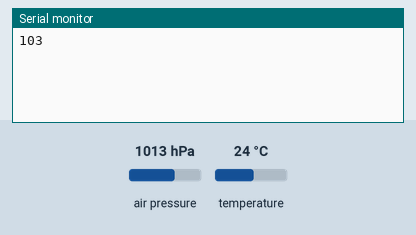
Simulated run of this sketch. Board: Arduino Uno, built with avr-gcc and run on an emulated ATmega328P. Shown: the last lines printed to the serial monitor. Wiring (inferred from the names in the program): BMP180 pressure sensor at I2C address 0x77. The test bench sets the inputs (shaded band); at power-on: air pressure 1013 hPa, temperature 24 °C.

Above: at 1.2 s.
1.3 s: air pressure set to 952 hPa
At 3.1 s:
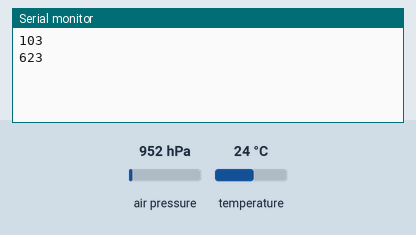
3.2 s: air pressure set to 975 hPa
At 6.4 s:
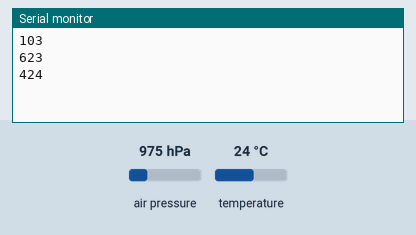
Timing chart, 0 to 7.9 s (numbered marks = the images above; inputs shaded):
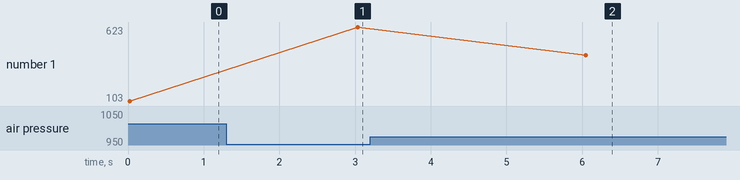

Measured:
- after the input at 1.3 s, the serial monitor: prints a new line after 1.7 s (image 1)
- after the input at 3.2 s, the serial monitor: prints a new line after 2.8 s (image 2)
- plotted number 1: 103 → 623 after the input at 1.3 s, 623 → 424 after the input at 3.2 s

The sketch:

Height_Demo.ino
```cpp
//Arduino 1.0+ Only

/*Based largely on code by  Jim Lindblom

 Get pressure, altitude, and temperature from the BMP085.
 Serial.print it out at 9600 baud to serial monitor.
 */

#include <Wire.h>

#define BMP085_ADDRESS 0x77  // I2C address of BMP085

/*
 * Configure
 */
const int BASE_HEIGHT=100;
// Time Interval
const int TIME_INTERVAL=3000;
// Unit Name Export Flag
const boolean UNIT_NAME_EXPORT_FLAG=false;
const boolean EXPLAIN_EXPORT_FLAG=false;
const String EXPLAIN="Altitude: ";


const unsigned char OSS = 0;  // Oversampling Setting

// Calibration values
int ac1;
int ac2;
int ac3;
unsigned int ac4;
unsigned int ac5;
unsigned int ac6;
int b1;
int b2;
int mb;
int mc;
int md;

// b5 is calculated in bmp085GetTemperature(...), this variable is also used in bmp085GetPressure(...)
// so ...Temperature(...) must be called before ...Pressure(...).
long b5;

void setup(){
  Serial.begin(9600);
  Wire.begin();
  bmp085Calibration();
}

void loop()
{
  exportHeight();
}
int exportHeight(){
  float pressure = bmp085GetPressure(bmp085ReadUP(),bmp085ReadUT());
  float altitude = calcAltitude(pressure); //Uncompensated caculation - in Meters

//  Serial.print("Altitude: ");
//  Serial.print(altitude, 2); //display 2 decimal places
//  Serial.println(" M");

  if(EXPLAIN_EXPORT_FLAG){
    Serial.print(EXPLAIN);
  }

  altitude=ceil(altitude+BASE_HEIGHT);
  Serial.print(altitude,0);
  if(UNIT_NAME_EXPORT_FLAG){
    Serial.println(" M");
  }else{
    Serial.println();
  }
  delay(TIME_INTERVAL); //wait a second and get values again.
  return altitude;
}

// Stores all of the bmp085's calibration values into global variables
// Calibration values are required to calculate temp and pressure
// This function should be called at the beginning of the program
void bmp085Calibration()
{
  ac1 = bmp085ReadInt(0xAA);
  ac2 = bmp085ReadInt(0xAC);
  ac3 = bmp085ReadInt(0xAE);
  ac4 = bmp085ReadInt(0xB0);
  ac5 = bmp085ReadInt(0xB2);
  ac6 = bmp085ReadInt(0xB4);
  b1 = bmp085ReadInt(0xB6);
  b2 = bmp085ReadInt(0xB8);
  mb = bmp085ReadInt(0xBA);
  mc = bmp085ReadInt(0xBC);
  md = bmp085ReadInt(0xBE);
}

// Calculate pressure given up
// calibration values must be known
// b5 is also required so bmp085GetTemperature(...) must be called first.
// Value returned will be pressure in units of Pa.
long bmp085GetPressure(unsigned long up,unsigned int ut){
  long x1, x2, x3, b3, b6, p;
  unsigned long b4, b7;
  //long x1, x2;

  x1 = (((long)ut - (long)ac6)*(long)ac5) >> 15;
  x2 = ((long)mc << 11)/(x1 + md);
  b5 = x1 + x2;

  b6 = b5 - 4000;
  // Calculate B3
  x1 = (b2 * (b6 * b6)>>12)>>11;
  x2 = (ac2 * b6)>>11;
  x3 = x1 + x2;
  b3 = (((((long)ac1)*4 + x3)<<OSS) + 2)>>2;

  // Calculate B4
  x1 = (ac3 * b6)>>13;
  x2 = (b1 * ((b6 * b6)>>12))>>16;
  x3 = ((x1 + x2) + 2)>>2;
  b4 = (ac4 * (unsigned long)(x3 + 32768))>>15;

  b7 = ((unsigned long)(up - b3) * (50000>>OSS));
  if (b7 < 0x80000000)
    p = (b7<<1)/b4;
  else
    p = (b7/b4)<<1;

  x1 = (p>>8) * (p>>8);
  x1 = (x1 * 3038)>>16;
  x2 = (-7357 * p)>>16;
  p += (x1 + x2 + 3791)>>4;

  long temp = p;
  return temp;
}

// Read 1 byte from the BMP085 at 'address'
char bmp085Read(unsigned char address)
{
  unsigned char data;

  Wire.beginTransmission(BMP085_ADDRESS);
  Wire.write(address);
  Wire.endTransmission();

  Wire.requestFrom(BMP085_ADDRESS, 1);
  while(!Wire.available());

  return Wire.read();
}

// Read 2 bytes from the BMP085
// First byte will be from 'address'
// Second byte will be from 'address'+1
int bmp085ReadInt(unsigned char address)
{
  unsigned char msb, lsb;

  Wire.beginTransmission(BMP085_ADDRESS);
  Wire.write(address);
  Wire.endTransmission();

  Wire.requestFrom(BMP085_ADDRESS, 2);
  while(Wire.available()<2)
    ;
  msb = Wire.read();
  lsb = Wire.read();

  return (int) msb<<8 | lsb;
}

// Read the uncompensated temperature value
unsigned int bmp085ReadUT(){
  unsigned int ut;

  // Write 0x2E into Register 0xF4
  // This requests a temperature reading
  Wire.beginTransmission(BMP085_ADDRESS);
  Wire.write(0xF4);
  Wire.write(0x2E);
  Wire.endTransmission();

  // Wait at least 4.5ms
  delay(5);

  // Read two bytes from registers 0xF6 and 0xF7
  ut = bmp085ReadInt(0xF6);
  return ut;
}

// Read the uncompensated pressure value
unsigned long bmp085ReadUP(){

  unsigned char msb, lsb, xlsb;
  unsigned long up = 0;

  // Write 0x34+(OSS<<6) into register 0xF4
  // Request a pressure reading w/ oversampling setting
  Wire.beginTransmission(BMP085_ADDRESS);
  Wire.write(0xF4);
  Wire.write(0x34 + (OSS<<6));
  Wire.endTransmission();

  // Wait for conversion, delay time dependent on OSS
  delay(2 + (3<<OSS));

  // Read register 0xF6 (MSB), 0xF7 (LSB), and 0xF8 (XLSB)
  msb = bmp085Read(0xF6);
  lsb = bmp085Read(0xF7);
  xlsb = bmp085Read(0xF8);

  up = (((unsigned long) msb << 16) | ((unsigned long) lsb << 8) | (unsigned long) xlsb) >> (8-OSS);

  return up;
}

float calcAltitude(float pressure){

  float A = pressure/101325;
  float B = 1/5.25588;
  float C = pow(A,B);
  C = 1 - C;
  C = C /0.0000225577;

  return C;
}
```
